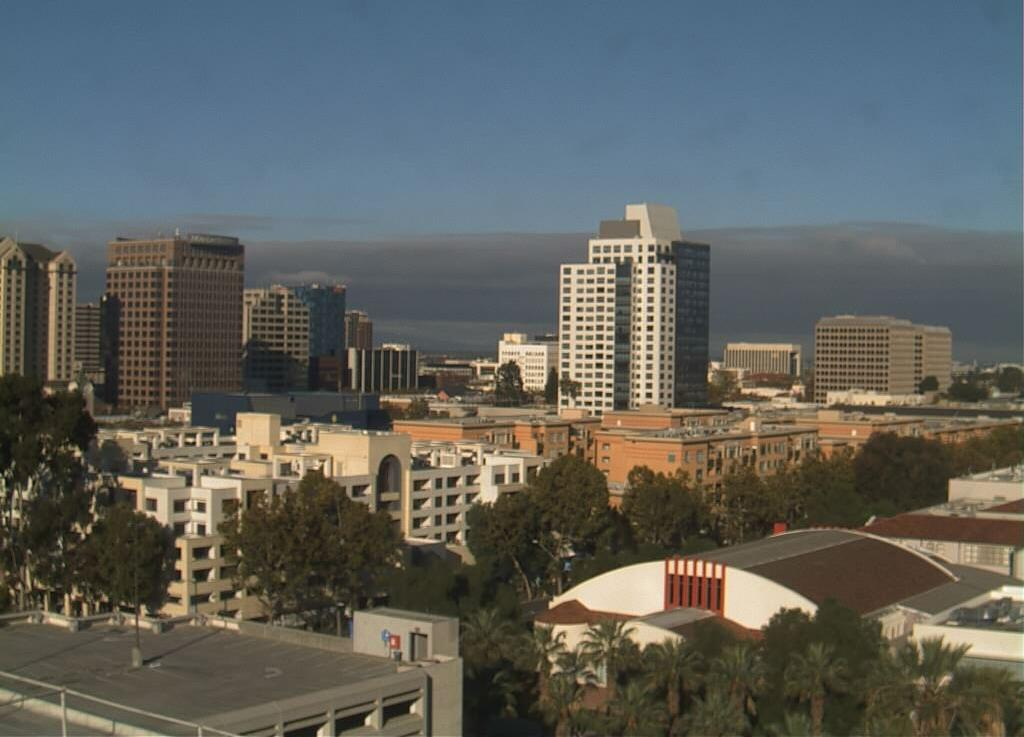
#> input picture Week11/images/training/day/20151101_162527.jpg, 1024 x 737 px; its folder holds only this picture in this run
$ jupyter execute --allow-errors Lab5.ipynb
#> lines starting #> are read from the running program, lines starting #| are printed output that depends on the picture
## Step 0 - Import Libraries

[cell 1]
# Import Required Libraries
from pathlib import Path
import matplotlib.image as mpimg
import matplotlib.pyplot as plt
import cv2
import random
import numpy as np
import pandas as pd

[cell 2]
# Image directories
train_dir = "images/training/"
test_dir = "images/test/"

## Step 1 - Load Data and Visualize

[cell 3]
def load_dataset(img_dir):
    p = Path(img_dir)
    dirs = p.glob('*')

    img_list = []

    for dir in dirs:
        label = str(dir).split('/')[-1]
        for file in dir.glob('*.jpg'):
            img = mpimg.imread(file)

            if not img is None:
                img_list.append((img, label))

    return img_list

[cell 4]
# Load training data
train_img = load_dataset(train_dir)
#> in load_dataset, img is the input picture: shape (737, 1024, 3); mean R, G, B 95.6, 98, 93.9
#> train_img = 2 items

[cell 5]
# Check the first data
# It should be a tuple consist of arrays of image and image labels
train_img[0]

[cell 6]
# Random size checking
pick_random = np.random.randint(0, len(train_img))
#> pick_random = 0

# Check img size
print(f'Image {pick_random}')
#| Image 0
print(train_img[pick_random][0].shape)
#| (737, 1024, 3)

[cell 7]
# Function to Visualize
def random_img_viz(img_list):
    rand_num = np.random.randint(0, len(img_list))

    img = img_list[rand_num][0]
    label = img_list[rand_num][1]
    label_str = 'day' if label == 1 else 'night'

    plt.imshow(img)
    print(f'Shape\t: {img.shape}')
    print(f'Label\t: {label}')

[cell 8]
random_img_viz(train_img)
#> in random_img_viz, `rand_num = np.random.randint(0, len(img_list))`: rand_num = 1
#> in random_img_viz, `label = img_list[rand_num][1]`: label = 'night'
#| Shape	: (737, 1024, 3)
#| Label	: night

## Step 2 - Data Preprocessing

[cell 9]
def standarized_input(image):
    # resize to w: 1100, h:600
    std_img = cv2.resize(image, (1100,600))

    return std_img

[cell 10]
def label_encoder(label):
    # Encode the label
    # day as 1; night as 0
    num_val = 0

    if(label == 'day'):
        num_val = 1

    return num_val

[cell 11]
def preprocess(img_list):
    std_img_list = []

    for item in img_list:
        image = item[0]
        label = item[1]

        # Standarized the image
        std_img = standarized_input(image)

        # Create the label
        img_label = label_encoder(label)

        std_img_list.append((std_img, img_label))

    return std_img_list

[cell 12]
train_std_img_list = preprocess(train_img)
#> the loop in preprocess, `for item in img_list:` made 2 passes
#> (label, num_val in label_encoder, img_label) on passes 1 to 2: ('day', 1, 1), ('night', 0, 0)
#> pass 1, in standarized_input, `std_img = cv2.resize(image, (1100,600))`:
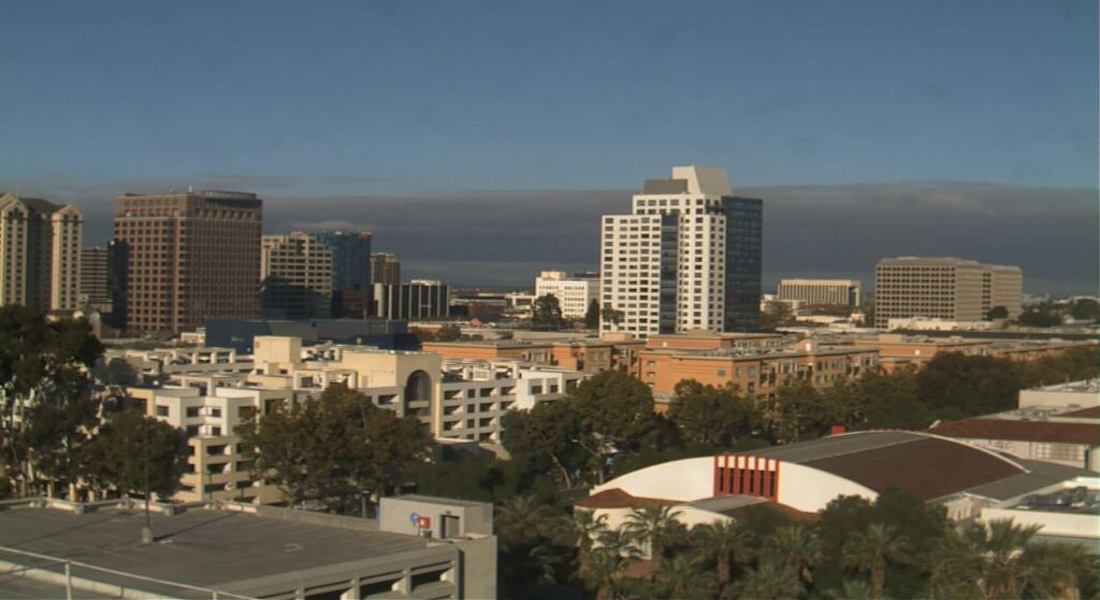
#> std_img: shape (600, 1100, 3); mean R, G, B 95.5, 97.9, 93.8
#> pass 2, in standarized_input (call 2), `std_img = cv2.resize(image, (1100,600))`:
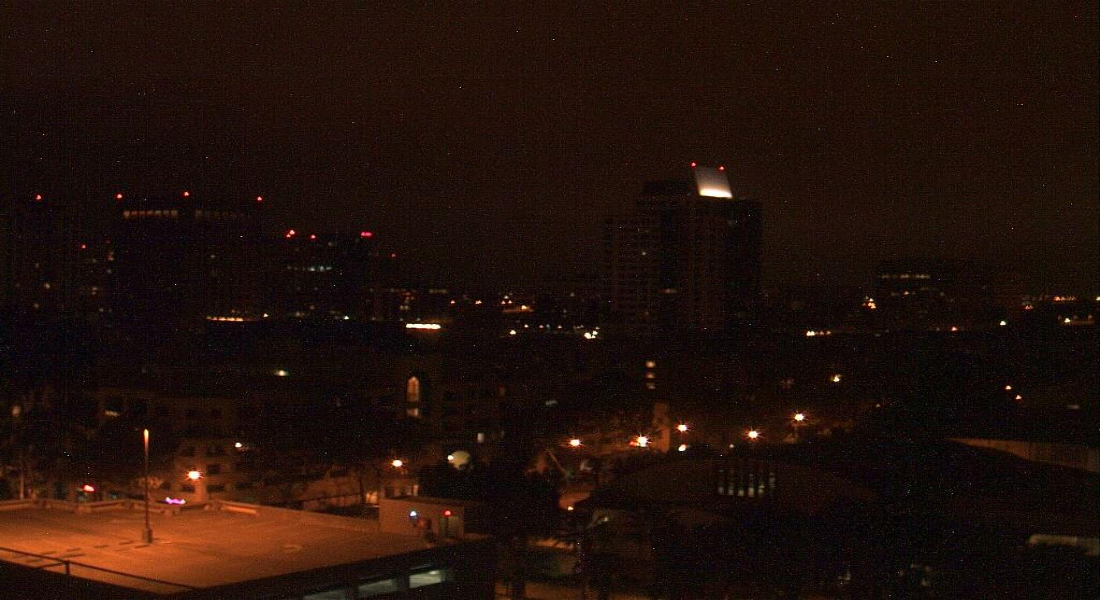
#> std_img: shape (600, 1100, 3); mean R, G, B 33.7, 16.6, 10.3
#> after the loop in preprocess, `for item in img_list:`: std_img_list = 2 items
#> train_std_img_list = 2 items

[cell 13]
# Random size checking
pick_random = np.random.randint(0, len(train_std_img_list))
#> pick_random = 1

# Check img size
print(f'Image {pick_random}')
#| Image 1
print(train_std_img_list[pick_random][0].shape)
#| (600, 1100, 3)

## Step 3 - Feature Extrraction

[cell 14]
# Get feature based on average brightness using HSV colorspace
def avg_brightness(image):
    # Convert image to HSV
    img_hsv = cv2.cvtColor(image, cv2.COLOR_RGB2HSV)

    # Calculate the avg of brightness
    sum_brightness = np.sum(img_hsv[:,:,2]) # take the 3rb value which is the V channel
    area = image.shape[0] * image.shape[1]
    avg = sum_brightness / area

    return avg

[cell 15]
# Check on random image
rand_img = np.random.randint(0, len(train_std_img_list))
#> rand_img = 0

feature_img = train_std_img_list[rand_img][0]

avg_img = avg_brightness(feature_img)
#> in avg_brightness, `img_hsv = cv2.cvtColor(image, cv2.COLOR_RGB2HSV)`: img_hsv: shape (600, 1100, 3); mean H, S, V 55.3, 79.5, 112.1
#> in avg_brightness, `sum_brightness = np.sum(img_hsv[:,:,2])`: sum_brightness = 74013730
#> in avg_brightness, `avg = sum_brightness / area`: avg = 112.1
#> avg_img = 112.1

print(f'Image {rand_img}')
#| Image 0
print(f'Avg Brighness: {avg_img:.4f}')
#| Avg Brighness: 112.1420
plt.imshow(feature_img)

## Step 4 - Classification using Threshold Method

[cell 16]
def predict_label(img, threshold):
    # Computer average brightness
    avg = avg_brightness(img)
    pred = 0

    # Predict the label based on user defined threshold
    if avg > threshold:
        pred = 1

    return pred

[cell 17]
# Test the classifier on train data
rand_img = np.random.randint(0, len(train_std_img_list))
#> rand_img = 1

pred = predict_label(train_std_img_list[rand_img][0], threshold=120)
#> in avg_brightness (call 2), `img_hsv = cv2.cvtColor(image, cv2.COLOR_RGB2HSV)`: img_hsv: shape (600, 1100, 3); mean H, S, V 25, 175.4, 33.8
#> in predict_label, `avg = avg_brightness(img)`: avg = 33.76
#> pred = 0

# Evaluate
print(f'Image {rand_img}')
#| Image 1
print(f'Actual label: {train_std_img_list[rand_img][1]}')
#| Actual label: 0
print(f'Predicted label: {pred}')
#| Predicted label: 0
plt.imshow(train_std_img_list[rand_img][0])

## Step 5 - Manual Evaluation

[cell 18]
def evaluate(img_list, threshold):
    miss_labels = []

    for file in img_list:
        # Get the ground truth / correct label
        img = file[0]
        label = file[1]

        # Get prediction
        pred_label = predict_label(img, threshold)

        # Compare ground truth and pred
        if pred_label != label:
            miss_labels.append((img, pred_label, label))

    total_img = len(img_list)
    corr_pred = total_img - len(miss_labels)
    accuracy = corr_pred / total_img

    print(f'Accuracy: {accuracy:.4f}')

[cell 19]
# Evaluate on train data
evaluate(train_std_img_list, threshold=120)
#> the loop in evaluate, `for file in img_list:` made 2 passes
#> (label, pred in predict_label, pred_label) on passes 1 to 2: (1, 0, 0), (0, 0, 0)
#> after the loop in evaluate, `for file in img_list:`: miss_labels = 1 item
#> in evaluate, `total_img = len(img_list)`: total_img = 2
#> in evaluate, `corr_pred = total_img - len(miss_labels)`: corr_pred = 1
#> in evaluate, `accuracy = corr_pred / total_img`: accuracy = 0.5
#| Accuracy: 0.5000

[cell 20]
# Evaluate on test data

# Load test data
test_img = load_dataset(test_dir)

# Preprocess
test_std_img_list = preprocess(test_img)
#> test_std_img_list = []

# Predict
#> (the rest of this cell did not finish here and is left out)


## Alternative Step 4 - Constructing Feature Vectors

[cell 21]
# Create function to extract feature for every images and stored in tabular data
# Stored in Pandas dataframe
def extract_avg_bright_feature(img_list):
    avg_list = []
    labels = []

    for img in img_list:
        img_avg = avg_brightness(img[0]) # Get the avg brightness from image
        img_label = img[1] # Get the image label

        avg_list.append(img_avg)
        labels.append(img_label)

    # Stack data in columcular way
    data = np.column_stack((avg_list, labels))
    # Create a Pandas dataframe
    df = pd.DataFrame(data, columns=['AVG_BRIGHT', 'LABELS'])

    return df

[cell 22]
# Extract feature on train data
train_avg_img = extract_avg_bright_feature(train_std_img_list)
#> the loop in extract_avg_bright_feature, `for img in img_list:` made 2 passes
#> (sum_brightness in avg_brightness, area in avg_brightness, avg in avg_brightness, img_avg, img_label) on passes 1 to 2: (74013730, 660000, 112.1, 112.1, 1), (22282691, 660000, 33.76, 33.76, 0)
#> after the loop in extract_avg_bright_feature, `for img in img_list:`: avg_list = [112.1, 33.76]; labels = [1, 0]
#> in extract_avg_bright_feature, `data = np.column_stack((avg_list, labels))`: data = [[112.1, 1], [33.76, 0]]
#> in extract_avg_bright_feature, `df = pd.DataFrame(data, columns=['AVG_BRIGHT', 'LABELS'])`: df = table of 2 rows and 2 columns
#> train_avg_img = table of 2 rows and 2 columns
print(f'Shape: {train_avg_img.shape}')
#| Shape: (2, 2)
train_avg_img.head()
#> Out = table of 2 rows and 2 columns

[cell 23]
# Do the same thing on test data
test_avg_img = extract_avg_bright_feature(test_std_img_list)
#> test_avg_img = table of 0 rows and 2 columns
print(f'Shape: {test_avg_img.shape}')
#| Shape: (0, 2)
test_avg_img.head()
#> Out = table of 0 rows and 2 columns

## Step 5 - Build SVM Model

[cell 24]
# import requied library
from sklearn.svm import SVC

# Split data and label
X_train = train_avg_img.iloc[:,0].values.reshape(-1,1)
#> X_train = [112.1, 33.76]
y_train = train_avg_img.iloc[:,1]
X_test = test_avg_img.iloc[:,0].values.reshape(-1,1)
#> X_test = empty array
y_test = test_avg_img.iloc[:,1]

model = SVC()
model.fit(X_train, y_train)

## Step 6 - Evaluation

[cell 25]
from sklearn.metrics import accuracy_score

# Make a prediction on train data
y_train_pred = model.predict(X_train)
#> y_train_pred = [1, 0]

# Get the accuracy on train data
acc_train = accuracy_score(y_train, y_train_pred)
#> acc_train = 1

# Make a prediction on test data
#> (the rest of this cell did not finish here and is left out)
